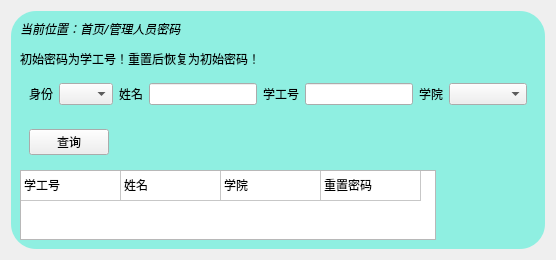
     <widget class="QWidget" name="APasswordChangeP">
      <layout class="QGridLayout" name="gridLayout_5">
       <item row="1" column="0" alignment="Qt::AlignHCenter">
        <widget class="QWidget" name="widget_9" native="true">
         <property name="styleSheet">
          <string notr="true">#widget_9{

	background-color: rgba(104, 240, 220,180);
border-radius:25px;
}</string>
         </property>
         <layout class="QVBoxLayout" name="verticalLayout_4">
          <item>
           <widget class="QLabel" name="label_30">
            <property name="font">
             <font>
              <family>宋体</family>
              <pointsize>14</pointsize>
             </font>
            </property>
            <property name="text">
             <string>&lt;html&gt;&lt;head/&gt;&lt;body&gt;&lt;p&gt;&lt;span style=&quot; font-size:9pt; font-style:italic;&quot;&gt;当前位置：首页/管理人员密码&lt;/span&gt;&lt;/p&gt;&lt;p&gt;&lt;span style=&quot; font-size:9pt;&quot;&gt;初始密码为学工号！重置后恢复为初始密码！&lt;/span&gt;&lt;/p&gt;&lt;/body&gt;&lt;/html&gt;</string>
            </property>
           </widget>
          </item>
          <item alignment="Qt::AlignLeft">
           <widget class="QWidget" name="widget_12" native="true">
            <layout class="QHBoxLayout" name="horizontalLayout_9">
             <item>
              <widget class="QLabel" name="label_12">
               <property name="text">
                <string>身份</string>
               </property>
              </widget>
             </item>
             <item>
              <widget class="QComboBox" name="identity_comboBox">
               <item>
                <property name="text">
                 <string/>
                </property>
               </item>
               <item>
                <property name="text">
                 <string>老师</string>
                </property>
               </item>
               <item>
                <property name="text">
                 <string>学生</string>
                </property>
               </item>
              </widget>
             </item>
             <item>
              <widget class="QLabel" name="label_10">
               <property name="text">
                <string>姓名</string>
               </property>
              </widget>
             </item>
             <item>
              <widget class="QLineEdit" name="name_lineEdit"/>
             </item>
             <item>
              <widget class="QLabel" name="label_11">
               <property name="text">
                <string>学工号</string>
               </property>
              </widget>
             </item>
             <item>
              <widget class="QLineEdit" name="id_lineEdit"/>
             </item>
             <item>
              <widget class="QLabel" name="label_2">
               <property name="text">
                <string>学院</string>
               </property>
              </widget>
             </item>
             <item>
              <widget class="QComboBox" name="college_comboBox">
               <item>
                <property name="text">
                 <string/>
                </property>
               </item>
               <item>
                <property name="text">
                 <string>格兰芬多</string>
                </property>
               </item>
               <item>
                <property name="text">
                 <string>赫奇帕奇</string>
                </property>
               </item>
               <item>
                <property name="text">
                 <string>拉文克劳</string>
                </property>
               </item>
               <item>
                <property name="text">
                 <string>斯莱特林</string>
                </property>
               </item>
              </widget>
             </item>
            </layout>
           </widget>
          </item>
          <item alignment="Qt::AlignLeft">
           <widget class="QWidget" name="widget_13" native="true">
            <layout class="QHBoxLayout" name="horizontalLayout_18">
             <item>
              <widget class="QPushButton" name="query_pushButton1">
               <property name="text">
                <string>查询</string>
               </property>
              </widget>
             </item>
            </layout>
           </widget>
          </item>
          <item alignment="Qt::AlignLeft">
           <widget class="QTableWidget" name="AChangetableWidget">
            <property name="sizeAdjustPolicy">
             <enum>QAbstractScrollArea::AdjustToContents</enum>
            </property>
            <property name="editTriggers">
             <set>QAbstractItemView::NoEditTriggers</set>
            </property>
            <attribute name="horizontalHeaderVisible">
             <bool>false</bool>
            </attribute>
            <attribute name="verticalHeaderVisible">
             <bool>false</bool>
            </attribute>
            <row>
             <property name="text">
              <string>新建行</string>
             </property>
            </row>
            <column>
             <property name="text">
              <string>学生学号</string>
             </property>
            </column>
            <column>
             <property name="text">
              <string>学生姓名</string>
             </property>
            </column>
            <column>
             <property name="text">
              <string>学院</string>
             </property>
            </column>
            <column>
             <property name="text">
              <string>重置密码</string>
             </property>
            </column>
            <item row="0" column="0">
             <property name="text">
              <string>学工号</string>
             </property>
            </item>
            <item row="0" column="1">
             <property name="text">
              <string>姓名</string>
             </property>
            </item>
            <item row="0" column="2">
             <property name="text">
              <string>学院</string>
             </property>
            </item>
            <item row="0" column="3">
             <property name="text">
              <string>重置密码</string>
             </property>
            </item>
           </widget>
          </item>
         </layout>
        </widget>
       </item>
      </layout>
     </widget>
